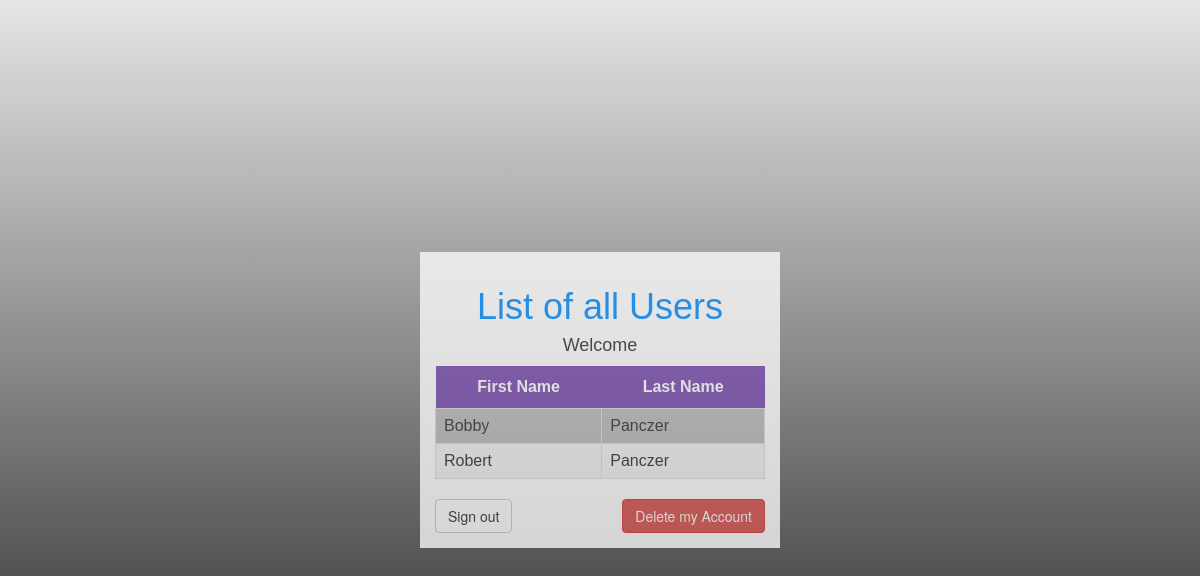
/displayHome, run on an earlier commit of the app's database.
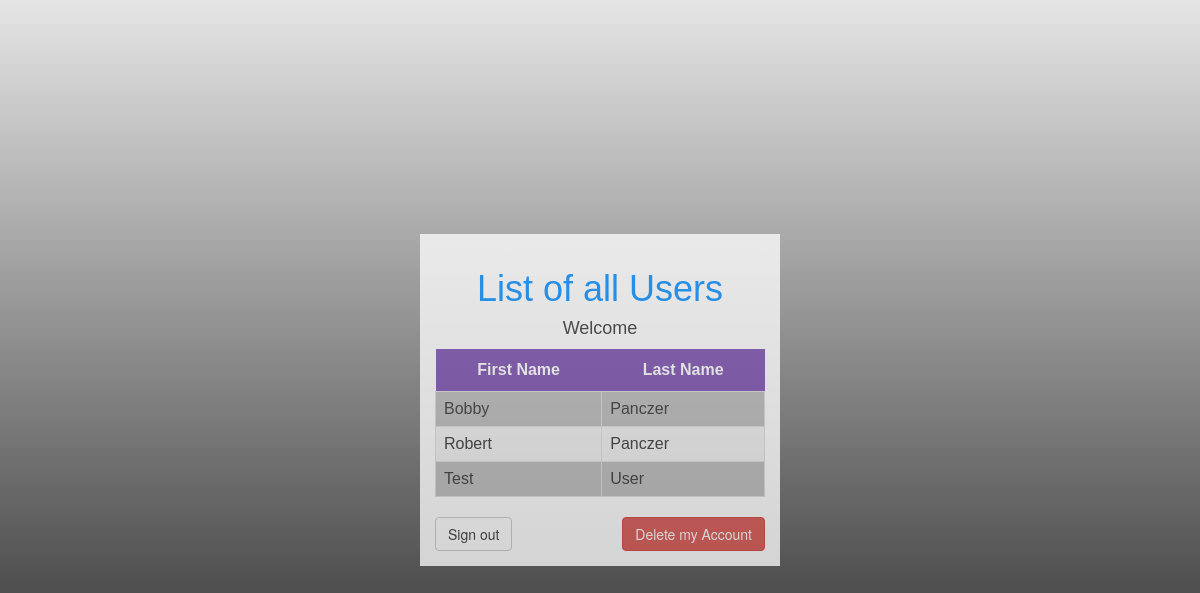
And on a later commit of the database.
### tables this page shows
CREATE TABLE [app_users](
    [username] VARCHAR(150), 
    [firstname] VARCHAR(150), 
    [lastname] VARCHAR(150));

### main.py (the view)
@app.route("/displayHome")
def displayHome():
    userlist = db.connectdb()
    return render_template("home.html", userlist=userlist)

### database.py (called while the page is built)
def connectdb():
    conn = sql.connect('users.db')
    c = conn.cursor()
    qry = "SELECT firstname, lastname FROM app_users"
    c.execute(qry)
    userlist = c.fetchall()
    return userlist

### templates/home.html (shortened to what this page needs)
<html>
        <head>
            <link rel="stylesheet" href="../static/css/bootstrap.css">
            <link rel="stylesheet" type="text/css" href="../static/css/main.css">
        </head>
        <body>
        <div class="Aligner">
            <div class="Aligner-item Aligner-item-style">
                <h1>List of all Users</h1>
                <h4>Welcome {% block username %}{% endblock %}</h4>
                <table id="users">
                    <tr>
                        <th>First Name</th>
                        <th>Last Name</th>
                    </tr>
                    {% for row in userlist %}
                    <tr>
                          <td>{{ row[0] }}</td>
                          <td>{{ row[1] }}</td>
                    </tr>
                    {% endfor %}
                </table>
                <a id="btn-signout" role="button" class="btn btn-default btn-left" href="/">Sign out</a>
                <a id="btn-deleteuser" role="button" class="btn btn-danger pull-right btn-right" href="/">Delete my Account</a>
            </div>
        </div>
        </body>
</html>

What changed in the data, as far as the page shows it:
added app_users: firstname "Test", lastname "User"
